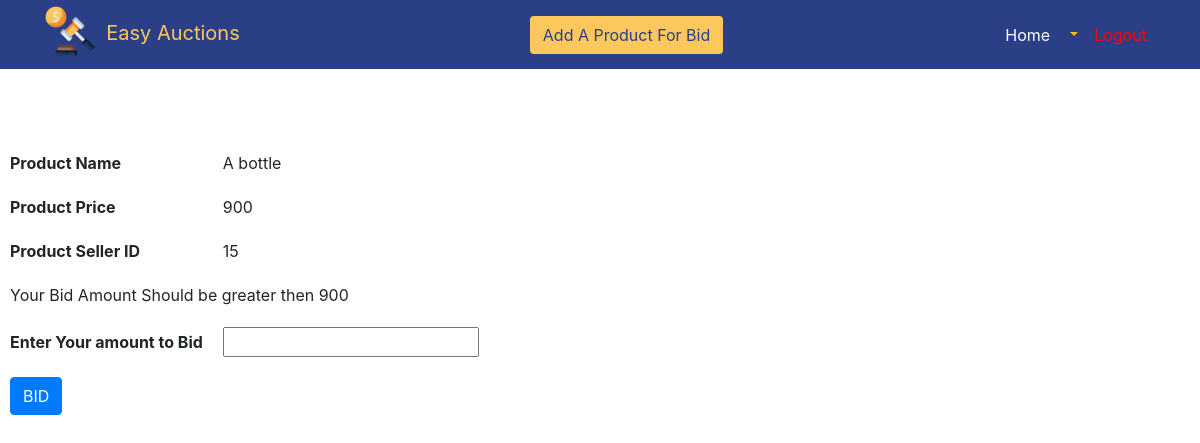
Page /buyer_bid.php?pro_id=89 on the committed database.
### tables this page shows
CREATE TABLE `tbl_product` (
  `pro_id` int(11) NOT NULL,
  `name` varchar(20) NOT NULL,
  `price` int(11) NOT NULL,
  `description` varchar(250) NOT NULL,
  `uid` int(11) NOT NULL,
  `bidstarttime` datetime NOT NULL,
  `bidendtime` datetime NOT NULL,
  `status` enum('On Sale','Sold','Disable') NOT NULL DEFAULT 'On Sale'
);

### buyer_bid.php (the view, shortened to what this page needs)
<?php
include('db.php');
if (isset($_REQUEST['pro_id'])) {
	$pro_id = $_REQUEST['pro_id'];
	$query1 = "select * from tbl_product where pro_id = $pro_id; ";
	$run_1 = $con->query($query1);
	$row_1 = $run_1->fetch_object();
}
$query3 = "SELECT * from tbl_bid WHERE pro_id = $pro_id ORDER BY bid_amount DESC LIMIT 1;";
$run_3 = $con->query($query3);
if ($run_3->num_rows === 1) {
	$row_3 = $run_3->fetch_object();
} else {
	$max_bid = $row_1->price;
}
$errormessage = "Your Bid Amount Should be greater then ". ($max_bid);
?>
<!DOCTYPE html>
<html>
<head>
    <link rel="stylesheet" href="css/animate.css">
    <link rel="stylesheet" href="https://maxcdn.bootstrapcdn.com/bootstrap/4.0.0/css/bootstrap.min.css">
</head>
<body>
	<?php include 'nav.php'; ?>
<br>
<br>
<br>
	<form method="post">
		<table cellpadding="10">
			<tr>
				<th>Product Name</th>
				<td><?php echo $row_1->name; ?></td>
			</tr>
			<tr>
				<th>Product Price</th>
				<td><?php echo $row_1->price; ?></td>
			</tr>
			<tr>
				<th>Product Seller ID</th>
				<td><?php echo $row_1->uid; ?></td>
			</tr>
			<tr>
				<td colspan="2">
					<?php
					echo $errormessage;
					?>
				</td>
			</tr>
			<tr>
				<th>Enter Your amount to Bid</th>
				<td><input type="number" name="bid_amount" required="required"></td>
			</tr>
			<tr>
				<td colspan="2"><input class="btn btn-primary" type="submit" name="bid" value="BID"></td>
			</tr>
		</table>
	</form>
</body>
</html>

### rows in the picture
tbl_product: name "A bottle", price "900", uid "15", price "Your Bid Amount Should be greater then 900"
